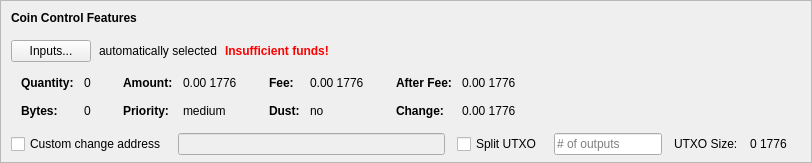
    <widget class="QFrame" name="frameCoinControl">
     <property name="sizePolicy">
      <sizepolicy hsizetype="Expanding" vsizetype="Expanding">
       <horstretch>0</horstretch>
       <verstretch>0</verstretch>
      </sizepolicy>
     </property>
     <property name="maximumSize">
      <size>
       <width>16777215</width>
       <height>16777215</height>
      </size>
     </property>
     <property name="frameShape">
      <enum>QFrame::StyledPanel</enum>
     </property>
     <property name="frameShadow">
      <enum>QFrame::Sunken</enum>
     </property>
     <layout class="QVBoxLayout" name="verticalLayoutCoinControl2">
      <property name="spacing">
       <number>0</number>
      </property>
      <property name="leftMargin">
       <number>0</number>
      </property>
      <property name="topMargin">
       <number>0</number>
      </property>
      <property name="rightMargin">
       <number>0</number>
      </property>
      <property name="bottomMargin">
       <number>6</number>
      </property>
      <item>
       <layout class="QVBoxLayout" name="verticalLayoutCoinControl" stretch="0,0,0,0,1">
        <property name="spacing">
         <number>0</number>
        </property>
        <property name="leftMargin">
         <number>10</number>
        </property>
        <property name="topMargin">
         <number>10</number>
        </property>
        <item>
         <layout class="QHBoxLayout" name="horizontalLayoutCoinControl1">
          <property name="bottomMargin">
           <number>15</number>
          </property>
          <item>
           <widget class="QLabel" name="labelCoinControlFeatures">
            <property name="sizePolicy">
             <sizepolicy hsizetype="Preferred" vsizetype="Maximum">
              <horstretch>0</horstretch>
              <verstretch>0</verstretch>
             </sizepolicy>
            </property>
            <property name="font">
             <font>
              <weight>75</weight>
              <bold>true</bold>
             </font>
            </property>
            <property name="styleSheet">
             <string notr="true">font-weight:bold;</string>
            </property>
            <property name="text">
             <string>Coin Control Features</string>
            </property>
           </widget>
          </item>
         </layout>
        </item>
        <item>
         <layout class="QHBoxLayout" name="horizontalLayoutCoinControl2" stretch="0,0,0,0">
          <property name="spacing">
           <number>8</number>
          </property>
          <property name="bottomMargin">
           <number>10</number>
          </property>
          <item>
           <widget class="QPushButton" name="pushButtonCoinControl">
            <property name="styleSheet">
             <string notr="true"/>
            </property>
            <property name="text">
             <string>Inputs...</string>
            </property>
            <property name="autoDefault">
             <bool>false</bool>
            </property>
           </widget>
          </item>
          <item>
           <widget class="QLabel" name="labelCoinControlAutomaticallySelected">
            <property name="text">
             <string>automatically selected</string>
            </property>
            <property name="margin">
             <number>5</number>
            </property>
           </widget>
          </item>
          <item>
           <widget class="QLabel" name="labelCoinControlInsuffFunds">
            <property name="font">
             <font>
              <weight>75</weight>
              <bold>true</bold>
             </font>
            </property>
            <property name="styleSheet">
             <string notr="true">color:red;font-weight:bold;</string>
            </property>
            <property name="text">
             <string>Insufficient funds!</string>
            </property>
            <property name="margin">
             <number>5</number>
            </property>
           </widget>
          </item>
          <item>
           <spacer name="horizontalSpacerCoinControl">
            <property name="orientation">
             <enum>Qt::Horizontal</enum>
            </property>
            <property name="sizeHint" stdset="0">
             <size>
              <width>40</width>
              <height>1</height>
             </size>
            </property>
           </spacer>
          </item>
         </layout>
        </item>
        <item>
         <widget class="QWidget" name="widgetCoinControl" native="true">
          <property name="sizePolicy">
           <sizepolicy hsizetype="Preferred" vsizetype="Preferred">
            <horstretch>0</horstretch>
            <verstretch>0</verstretch>
           </sizepolicy>
          </property>
          <property name="minimumSize">
           <size>
            <width>0</width>
            <height>0</height>
           </size>
          </property>
          <property name="styleSheet">
           <string notr="true"/>
          </property>
          <layout class="QHBoxLayout" name="horizontalLayoutCoinControl5">
           <property name="leftMargin">
            <number>0</number>
           </property>
           <property name="topMargin">
            <number>0</number>
           </property>
           <property name="rightMargin">
            <number>0</number>
           </property>
           <property name="bottomMargin">
            <number>0</number>
           </property>
           <item>
            <layout class="QHBoxLayout" name="horizontalLayoutCoinControl3" stretch="0,0,0,1">
             <property name="spacing">
              <number>20</number>
             </property>
             <property name="topMargin">
              <number>0</number>
             </property>
             <property name="bottomMargin">
              <number>10</number>
             </property>
             <item>
              <layout class="QFormLayout" name="formLayoutCoinControl1">
               <property name="horizontalSpacing">
                <number>10</number>
               </property>
               <property name="verticalSpacing">
                <number>14</number>
               </property>
               <property name="leftMargin">
                <number>10</number>
               </property>
               <property name="topMargin">
                <number>4</number>
               </property>
               <property name="rightMargin">
                <number>6</number>
               </property>
               <item row="0" column="0">
                <widget class="QLabel" name="labelCoinControlQuantityText">
                 <property name="font">
                  <font>
                   <weight>75</weight>
                   <bold>true</bold>
                  </font>
                 </property>
                 <property name="text">
                  <string>Quantity:</string>
                 </property>
                 <property name="margin">
                  <number>0</number>
                 </property>
                </widget>
               </item>
               <item row="0" column="1">
                <widget class="QLabel" name="labelCoinControlQuantity">
                 <property name="cursor">
                  <cursorShape>IBeamCursor</cursorShape>
                 </property>
                 <property name="contextMenuPolicy">
                  <enum>Qt::ActionsContextMenu</enum>
                 </property>
                 <property name="text">
                  <string notr="true">0</string>
                 </property>
                 <property name="margin">
                  <number>0</number>
                 </property>
                 <property name="textInteractionFlags">
                  <set>Qt::LinksAccessibleByMouse|Qt::TextSelectableByKeyboard|Qt::TextSelectableByMouse</set>
                 </property>
                </widget>
               </item>
               <item row="1" column="0">
                <widget class="QLabel" name="labelCoinControlBytesText">
                 <property name="font">
                  <font>
                   <weight>75</weight>
                   <bold>true</bold>
                  </font>
                 </property>
                 <property name="text">
                  <string>Bytes:</string>
                 </property>
                </widget>
               </item>
               <item row="1" column="1">
                <widget class="QLabel" name="labelCoinControlBytes">
                 <property name="cursor">
                  <cursorShape>IBeamCursor</cursorShape>
                 </property>
                 <property name="contextMenuPolicy">
                  <enum>Qt::ActionsContextMenu</enum>
                 </property>
                 <property name="text">
                  <string notr="true">0</string>
                 </property>
                 <property name="textInteractionFlags">
                  <set>Qt::LinksAccessibleByMouse|Qt::TextSelectableByKeyboard|Qt::TextSelectableByMouse</set>
                 </property>
                </widget>
               </item>
              </layout>
             </item>
             <item>
              <layout class="QFormLayout" name="formLayoutCoinControl2">
               <property name="horizontalSpacing">
                <number>10</number>
               </property>
               <property name="verticalSpacing">
                <number>14</number>
               </property>
               <property name="leftMargin">
                <number>6</number>
               </property>
               <property name="topMargin">
                <number>4</number>
               </property>
               <property name="rightMargin">
                <number>6</number>
               </property>
               <item row="0" column="0">
                <widget class="QLabel" name="labelCoinControlAmountText">
                 <property name="font">
                  <font>
                   <weight>75</weight>
                   <bold>true</bold>
                  </font>
                 </property>
                 <property name="text">
                  <string>Amount:</string>
                 </property>
                 <property name="margin">
                  <number>0</number>
                 </property>
                </widget>
               </item>
               <item row="0" column="1">
                <widget class="QLabel" name="labelCoinControlAmount">
                 <property name="cursor">
                  <cursorShape>IBeamCursor</cursorShape>
                 </property>
                 <property name="contextMenuPolicy">
                  <enum>Qt::ActionsContextMenu</enum>
                 </property>
                 <property name="text">
                  <string notr="true">0.00 1776</string>
                 </property>
                 <property name="textInteractionFlags">
                  <set>Qt::LinksAccessibleByMouse|Qt::TextSelectableByKeyboard|Qt::TextSelectableByMouse</set>
                 </property>
                </widget>
               </item>
               <item row="1" column="0">
                <widget class="QLabel" name="labelCoinControlPriorityText">
                 <property name="font">
                  <font>
                   <weight>75</weight>
                   <bold>true</bold>
                  </font>
                 </property>
                 <property name="text">
                  <string>Priority:</string>
                 </property>
                </widget>
               </item>
               <item row="1" column="1">
                <widget class="QLabel" name="labelCoinControlPriority">
                 <property name="cursor">
                  <cursorShape>IBeamCursor</cursorShape>
                 </property>
                 <property name="contextMenuPolicy">
                  <enum>Qt::ActionsContextMenu</enum>
                 </property>
                 <property name="text">
                  <string>medium</string>
                 </property>
                 <property name="textInteractionFlags">
                  <set>Qt::LinksAccessibleByMouse|Qt::TextSelectableByKeyboard|Qt::TextSelectableByMouse</set>
                 </property>
                </widget>
               </item>
              </layout>
             </item>
             <item>
              <layout class="QFormLayout" name="formLayoutCoinControl3">
               <property name="horizontalSpacing">
                <number>10</number>
               </property>
               <property name="verticalSpacing">
                <number>14</number>
               </property>
               <property name="leftMargin">
                <number>6</number>
               </property>
               <property name="topMargin">
                <number>4</number>
               </property>
               <property name="rightMargin">
                <number>6</number>
               </property>
               <item row="0" column="0">
                <widget class="QLabel" name="labelCoinControlFeeText">
                 <property name="font">
                  <font>
                   <weight>75</weight>
                   <bold>true</bold>
                  </font>
                 </property>
                 <property name="text">
                  <string>Fee:</string>
                 </property>
                 <property name="margin">
                  <number>0</number>
                 </property>
                </widget>
               </item>
               <item row="0" column="1">
                <widget class="QLabel" name="labelCoinControlFee">
                 <property name="cursor">
                  <cursorShape>IBeamCursor</cursorShape>
                 </property>
                 <property name="contextMenuPolicy">
                  <enum>Qt::ActionsContextMenu</enum>
                 </property>
                 <property name="text">
                  <string notr="true">0.00 1776</string>
                 </property>
                 <property name="textInteractionFlags">
                  <set>Qt::LinksAccessibleByMouse|Qt::TextSelectableByKeyboard|Qt::TextSelectableByMouse</set>
                 </property>
                </widget>
               </item>
               <item row="1" column="0">
                <widget class="QLabel" name="labelCoinControlLowOutputText">
                 <property name="font">
                  <font>
                   <weight>75</weight>
                   <bold>true</bold>
                  </font>
                 </property>
                 <property name="text">
                  <string>Dust:</string>
                 </property>
                </widget>
               </item>
               <item row="1" column="1">
                <widget class="QLabel" name="labelCoinControlLowOutput">
                 <property name="cursor">
                  <cursorShape>IBeamCursor</cursorShape>
                 </property>
                 <property name="contextMenuPolicy">
                  <enum>Qt::ActionsContextMenu</enum>
                 </property>
                 <property name="text">
                  <string>no</string>
                 </property>
                 <property name="textInteractionFlags">
                  <set>Qt::LinksAccessibleByMouse|Qt::TextSelectableByKeyboard|Qt::TextSelectableByMouse</set>
                 </property>
                </widget>
               </item>
              </layout>
             </item>
             <item>
              <layout class="QFormLayout" name="formLayoutCoinControl4">
               <property name="horizontalSpacing">
                <number>10</number>
               </property>
               <property name="verticalSpacing">
                <number>14</number>
               </property>
               <property name="leftMargin">
                <number>6</number>
               </property>
               <property name="topMargin">
                <number>4</number>
               </property>
               <property name="rightMargin">
                <number>6</number>
               </property>
               <item row="0" column="0">
                <widget class="QLabel" name="labelCoinControlAfterFeeText">
                 <property name="font">
                  <font>
                   <weight>75</weight>
                   <bold>true</bold>
                  </font>
                 </property>
                 <property name="text">
                  <string>After Fee:</string>
                 </property>
                 <property name="margin">
                  <number>0</number>
                 </property>
                </widget>
               </item>
               <item row="0" column="1">
                <widget class="QLabel" name="labelCoinControlAfterFee">
                 <property name="cursor">
                  <cursorShape>IBeamCursor</cursorShape>
                 </property>
                 <property name="contextMenuPolicy">
                  <enum>Qt::ActionsContextMenu</enum>
                 </property>
                 <property name="text">
                  <string notr="true">0.00 1776</string>
                 </property>
                 <property name="textInteractionFlags">
                  <set>Qt::LinksAccessibleByMouse|Qt::TextSelectableByKeyboard|Qt::TextSelectableByMouse</set>
                 </property>
                </widget>
               </item>
               <item row="1" column="0">
                <widget class="QLabel" name="labelCoinControlChangeText">
                 <property name="font">
                  <font>
                   <weight>75</weight>
                   <bold>true</bold>
                  </font>
                 </property>
                 <property name="text">
                  <string>Change:</string>
                 </property>
                </widget>
               </item>
               <item row="1" column="1">
                <widget class="QLabel" name="labelCoinControlChange">
                 <property name="cursor">
                  <cursorShape>IBeamCursor</cursorShape>
                 </property>
                 <property name="contextMenuPolicy">
                  <enum>Qt::ActionsContextMenu</enum>
                 </property>
                 <property name="text">
                  <string notr="true">0.00 1776</string>
                 </property>
                 <property name="textInteractionFlags">
                  <set>Qt::LinksAccessibleByMouse|Qt::TextSelectableByKeyboard|Qt::TextSelectableByMouse</set>
                 </property>
                </widget>
               </item>
              </layout>
             </item>
            </layout>
           </item>
          </layout>
         </widget>
        </item>
        <item>
         <layout class="QHBoxLayout" name="horizontalLayoutCoinControl4" stretch="0,0,0,0,0,0,0">
          <property name="spacing">
           <number>12</number>
          </property>
          <property name="sizeConstraint">
           <enum>QLayout::SetDefaultConstraint</enum>
          </property>
          <property name="topMargin">
           <number>5</number>
          </property>
          <property name="rightMargin">
           <number>5</number>
          </property>
          <item>
           <widget class="QCheckBox" name="checkBoxCoinControlChange">
            <property name="toolTip">
             <string>If this is activated, but the change address is empty or invalid, change will be sent to a newly generated address.</string>
            </property>
            <property name="text">
             <string>Custom change address</string>
            </property>
           </widget>
          </item>
          <item>
           <widget class="QValidatedLineEdit" name="lineEditCoinControlChange">
            <property name="enabled">
             <bool>false</bool>
            </property>
            <property name="sizePolicy">
             <sizepolicy hsizetype="Expanding" vsizetype="Fixed">
              <horstretch>0</horstretch>
              <verstretch>0</verstretch>
             </sizepolicy>
            </property>
           </widget>
          </item>
          <item>
           <widget class="QCheckBox" name="splitBlockCheckBox">
            <property name="text">
             <string>Split UTXO</string>
            </property>
           </widget>
          </item>
          <item>
           <widget class="QLineEdit" name="splitBlockLineEdit">
            <property name="sizePolicy">
             <sizepolicy hsizetype="Fixed" vsizetype="Fixed">
              <horstretch>50</horstretch>
              <verstretch>0</verstretch>
             </sizepolicy>
            </property>
            <property name="placeholderText">
             <string># of outputs</string>
            </property>
           </widget>
          </item>
          <item>
           <widget class="QLabel" name="labelBlockSizeText">
            <property name="text">
             <string>UTXO Size:</string>
            </property>
           </widget>
          </item>
          <item>
           <widget class="QLabel" name="labelBlockSize">
            <property name="text">
             <string>0 1776</string>
            </property>
           </widget>
          </item>
          <item>
           <widget class="QLabel" name="labelCoinControlChangeLabel">
            <property name="sizePolicy">
             <sizepolicy hsizetype="Preferred" vsizetype="Expanding">
              <horstretch>0</horstretch>
              <verstretch>0</verstretch>
             </sizepolicy>
            </property>
            <property name="minimumSize">
             <size>
              <width>0</width>
              <height>0</height>
             </size>
            </property>
            <property name="text">
             <string/>
            </property>
            <property name="margin">
             <number>3</number>
            </property>
           </widget>
          </item>
         </layout>
        </item>
        <item>
         <spacer name="verticalSpacerCoinControl">
          <property name="orientation">
           <enum>Qt::Vertical</enum>
          </property>
          <property name="sizeHint" stdset="0">
           <size>
            <width>800</width>
            <height>1</height>
           </size>
          </property>
         </spacer>
        </item>
       </layout>
      </item>
     </layout>
    </widget>
